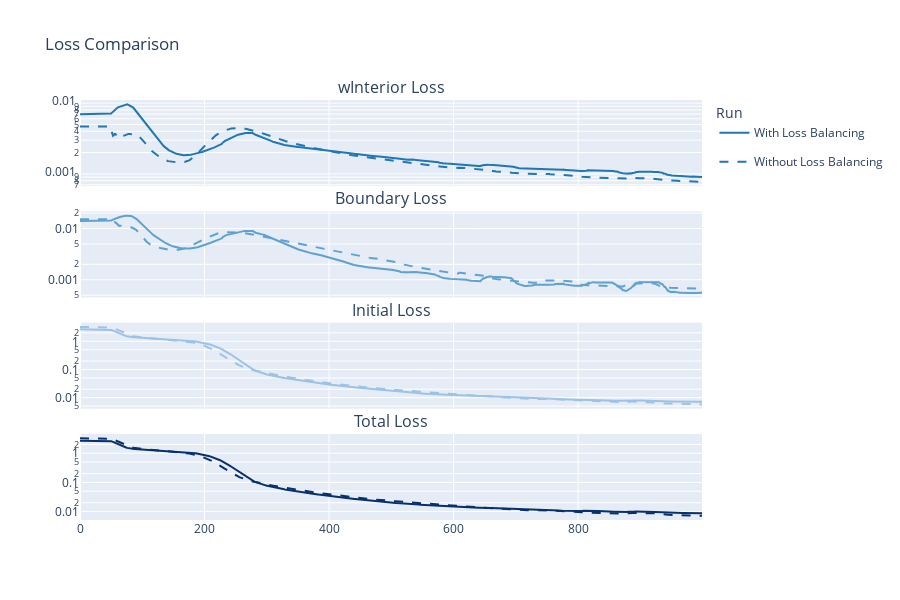

Notebook code cell kept with this figure:
### Markdown cell above
### Compare both runs

### Code cell
compare_loss_histories(
    [with_lb_state,without_lb_state],
    ["With Loss Balancing", "Without Loss Balancing"],
    smooth=True,
    smooth_window=50,
)

### Figure 1 — Plotly figure (JSON) as saved in the notebook; plotly's stock layout.template omitted (floating-point values rounded to 4 significant figures; data arrays with more than 128 entries replaced by an {"elided": "..."} marker saying what was removed)
{"data": [{"legendgroup": "With Loss Balancing", "line": {"color": "#1f77b4", "dash": "solid"}, "mode": "lines", "name": "With Loss Balancing", "showlegend": true, "type": "scatter", "x": {"elided": "1000 int values"}, "xaxis": "x", "y": {"elided": "1000 float values"}, "yaxis": "y"}, {"legendgroup": "With Loss Balancing", "line": {"color": "#5fa2d0", "dash": "solid"}, "mode": "lines", "name": "With Loss Balancing", "showlegend": false, "type": "scatter", "x": {"elided": "1000 int values"}, "xaxis": "x2", "y": {"elided": "1000 float values"}, "yaxis": "y2"}, {"legendgroup": "With Loss Balancing", "line": {"color": "#9cc3e6", "dash": "solid"}, "mode": "lines", "name": "With Loss Balancing", "showlegend": false, "type": "scatter", "x": {"elided": "1000 int values"}, "xaxis": "x3", "y": {"elided": "1000 float values"}, "yaxis": "y3"}, {"legendgroup": "With Loss Balancing", "line": {"color": "#08306B", "dash": "solid"}, "mode": "lines", "name": "With Loss Balancing", "showlegend": false, "type": "scatter", "x": {"elided": "1000 int values"}, "xaxis": "x4", "y": {"elided": "1000 float values"}, "yaxis": "y4"}, {"legendgroup": "Without Loss Balancing", "line": {"color": "#1f77b4", "dash": "dash"}, "mode": "lines", "name": "Without Loss Balancing", "showlegend": true, "type": "scatter", "x": {"elided": "1000 int values"}, "xaxis": "x", "y": {"elided": "1000 float values"}, "yaxis": "y"}, {"legendgroup": "Without Loss Balancing", "line": {"color": "#5fa2d0", "dash": "dash"}, "mode": "lines", "name": "Without Loss Balancing", "showlegend": false, "type": "scatter", "x": {"elided": "1000 int values"}, "xaxis": "x2", "y": {"elided": "1000 float values"}, "yaxis": "y2"}, {"legendgroup": "Without Loss Balancing", "line": {"color": "#9cc3e6", "dash": "dash"}, "mode": "lines", "name": "Without Loss Balancing", "showlegend": false, "type": "scatter", "x": {"elided": "1000 int values"}, "xaxis": "x3", "y": {"elided": "1000 float values"}, "yaxis": "y3"}, {"legendgroup": "Without Loss Balancing", "line": {"color": "#08306B", "dash": "dash"}, "mode": "lines", "name": "Without Loss Balancing", "showlegend": false, "type": "scatter", "x": {"elided": "1000 int values"}, "xaxis": "x4", "y": {"elided": "1000 float values"}, "yaxis": "y4"}], "layout": {"annotations": [{"font": {"size": 16}, "showarrow": false, "text": "wInterior Loss", "x": 0.5, "xanchor": "center", "xref": "paper", "y": 1, "yanchor": "bottom", "yref": "paper"}, {"font": {"size": 16}, "showarrow": false, "text": "Boundary Loss", "x": 0.5, "xanchor": "center", "xref": "paper", "y": 0.735, "yanchor": "bottom", "yref": "paper"}, {"font": {"size": 16}, "showarrow": false, "text": "Initial Loss", "x": 0.5, "xanchor": "center", "xref": "paper", "y": 0.47, "yanchor": "bottom", "yref": "paper"}, {"font": {"size": 16}, "showarrow": false, "text": "Total Loss", "x": 0.5, "xanchor": "center", "xref": "paper", "y": 0.205, "yanchor": "bottom", "yref": "paper"}], "height": 600, "legend": {"title": {"text": "Run"}}, "title": {"text": "Loss Comparison"}, "width": 900, "xaxis": {"anchor": "y", "domain": [0, 1], "matches": "x4", "showticklabels": false}, "xaxis2": {"anchor": "y2", "domain": [0, 1], "matches": "x4", "showticklabels": false}, "xaxis3": {"anchor": "y3", "domain": [0, 1], "matches": "x4", "showticklabels": false}, "xaxis4": {"anchor": "y4", "domain": [0, 1]}, "yaxis": {"anchor": "x", "domain": [0.795, 1], "type": "log"}, "yaxis2": {"anchor": "x2", "domain": [0.53, 0.735], "type": "log"}, "yaxis3": {"anchor": "x3", "domain": [0.265, 0.47], "type": "log"}, "yaxis4": {"anchor": "x4", "domain": [0, 0.205], "type": "log"}}}
